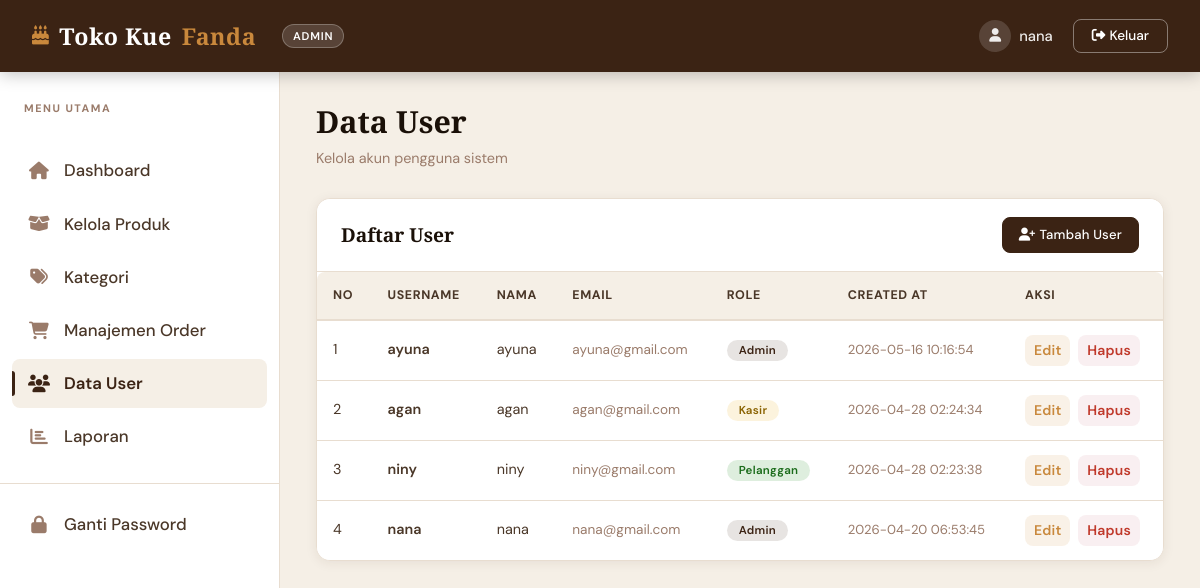
The page /admin/user.php (signed in) on the database its author committed.
### tables this page shows
CREATE TABLE `user` (
  `user_id` int(11) NOT NULL,
  `nama` varchar(100) NOT NULL,
  `username` varchar(50) NOT NULL,
  `password` varchar(225) NOT NULL,
  `email` varchar(100) NOT NULL,
  `role` enum('admin','kasir','pelanggan','') NOT NULL,
  `status` enum('aktif','nonaktif','','') NOT NULL,
  `created_at` timestamp NOT NULL DEFAULT current_timestamp()
);

### admin/user.php (the view, shortened to what this page needs)
<?php
include 'header.php';
include '../koneksi.php';
?>
<div class="page-title">
    <h2>Data User</h2>
    <p>Kelola akun pengguna sistem</p>
</div>
<div class="card">
    <div class="card-header">
        <h5>Daftar User</h5>
        <a href="user_tambah.php" class="btn btn-primary btn-sm">
            <i class="fas fa-user-plus me-1"></i>Tambah User
        </a>
    </div>
    <div class="card-body" style="padding:0 !important;">
        <table class="table table-hover mb-0">
            <thead>
                <tr>
                    <th>No</th>
                    <th>Username</th>
                    <th>Nama</th>
                    <th>Email</th>
                    <th>Role</th>
                    <th>Created At</th>
                    <th>Aksi</th>
                </tr>
            </thead>
            <tbody>
                <?php
                $data = mysqli_query($koneksi, "SELECT * FROM user ORDER BY user_id DESC");
                $no = 1;
                while ($d = mysqli_fetch_array($data)):
                    $role = strtolower($d['role']);
                    $role_class = $role == 'admin' ? 'bg-primary' : ($role == 'kasir' ? 'bg-warning text-dark' : 'bg-success');
                ?>
                <tr>
                    <td><?= $no++ ?></td>
                    <td style="font-weight:600;"><?= htmlspecialchars($d['username']) ?></td>
                    <td><?= htmlspecialchars($d['nama'] ?? '-') ?></td>
                    <td style="color:var(--text-muted);font-size:.85rem;"><?= htmlspecialchars($d['email']) ?></td>
                    <td><span class="badge <?= $role_class ?>"><?= ucfirst($role) ?></span></td>
                    <td style="font-size:.82rem;color:var(--text-muted);"><?= $d['created_at'] ?></td>
                    <td>
                        <a href="user_edit.php?id=<?= $d['user_id'] ?>" class="btn btn-sm btn-info me-1">Edit</a>
                        <a href="user_hapus.php?id=<?= $d['user_id'] ?>" class="btn btn-sm btn-danger"
                           onclick="return confirm('Yakin ingin menghapus user ini?')">Hapus</a>
                    </td>
                </tr>
                <?php endwhile; ?>
            </tbody>
        </table>
    </div>
</div>
<?php include 'footer.php'; ?>

### admin/style.css (style rules this page uses)
:root { --brown-dark: #3B2314; --brown-mid: #5C3D2E; --brown-light: #8B5E3C; --cream-bg: #F5EFE6; --cream-card: #FDF9F4; --cream-border: #E8DDD0; --accent-gold: #C9883C; --accent-rose: #C97B8C; --text-dark: #1A1008; --text-mid: #4A3728; --text-muted: #9A7B6A; --sidebar-w: 280px; --topbar-h: 72px; --radius: 14px; --radius-sm: 8px; --shadow: 0 4px 24px rgba(59,35,20,.10); --shadow-card: 0 2px 12px rgba(59,35,20,.08); --transition: all .25s cubic-bezier(.4,0,.2,1); }
*, *::before, *::after { box-sizing: border-box; margin: 0; padding: 0; }
html { scroll-behavior: smooth; }
body { font-family: 'DM Sans', sans-serif; background: var(--cream-bg); color: var(--text-dark); min-height: 100vh; overflow-x: hidden; }
.page-title { margin-bottom: 28px; }
.page-title h2 { font-family: 'Playfair Display', serif; font-size: 1.9rem; font-weight: 700; color: var(--text-dark); line-height: 1.2; }
.page-title p { color: var(--text-muted); font-size: .9rem; margin-top: 4px; }
.card { border: 1px solid var(--cream-border) !important; border-radius: var(--radius) !important; background: #fff !important; box-shadow: var(--shadow-card) !important; overflow: hidden; animation: fadeSlideUp .4s ease both; }
.card-header { background: #fff !important; border-bottom: 1px solid var(--cream-border) !important; padding: 18px 24px !important; display: flex; align-items: center; justify-content: space-between; }
.card-header h5 { font-family: 'Playfair Display', serif; font-size: 1.2rem; font-weight: 700; color: var(--text-dark) !important; margin: 0; }
.card-body { padding: 24px !important; }
.table { width: 100%; border-collapse: separate; border-spacing: 0; }
.table thead th { background: var(--cream-bg) !important; color: var(--text-mid) !important; font-size: .78rem !important; font-weight: 700 !important; letter-spacing: .6px !important; text-transform: uppercase !important; padding: 14px 16px !important; border-top: none !important; border-bottom: 2px solid var(--cream-border) !important; }
.table thead th:first-child { border-radius: var(--radius-sm) 0 0 0; }
.table thead th:last-child { border-radius: 0 var(--radius-sm) 0 0; }
.table tbody tr { transition: background .18s; }
.table tbody td { padding: 14px 16px !important; vertical-align: middle !important; border-bottom: 1px solid var(--cream-border) !important; border-top: none !important; color: var(--text-mid); font-size: .9rem; background: #fff !important; }
.table tbody tr:last-child td { border-bottom: none !important; }
.btn { font-family: 'DM Sans', sans-serif !important; font-weight: 500 !important; border-radius: var(--radius-sm) !important; transition: var(--transition) !important; letter-spacing: .2px; }
.btn-primary { background: var(--brown-dark) !important; border-color: var(--brown-dark) !important; color: #fff !important; }
.btn-info { background: rgba(201,136,60,.12) !important; border-color: transparent !important; color: var(--accent-gold) !important; font-weight: 600 !important; }
.btn-danger { background: rgba(201,123,140,.12) !important; border-color: transparent !important; color: #c0392b !important; font-weight: 600 !important; }
.card-header .btn { font-size: .82rem !important; padding: 7px 16px !important; border-radius: 8px !important; }
.badge { font-family: 'DM Sans', sans-serif !important; font-weight: 600 !important; font-size: .72rem !important; letter-spacing: .3px; padding: 5px 12px !important; border-radius: 20px !important; }
.badge.bg-warning { background: rgba(240,196,86,.2) !important; color: #8a6200 !important; }
.badge.bg-success { background: rgba(34,139,34,.15) !important; color: #1a6b1a !important; }
.badge.bg-primary { background: rgba(59,35,20,.12) !important; color: var(--brown-dark) !important; }
.badge.text-dark { color: #8a6200 !important; }
.table tbody tr { animation: fadeIn .3s ease both; }
.table tbody tr:nth-child(1) { animation-delay: .04s; }
.table tbody tr:nth-child(2) { animation-delay: .08s; }
.table tbody tr:nth-child(3) { animation-delay: .12s; }
.table tbody tr:nth-child(4) { animation-delay: .16s; }
body { background: var(--cream-bg) !important; }

### rows shown on the page
user: username "ayuna", nama "ayuna", email "ayuna@gmail.com", role "Admin", created_at "2026-05-16 10:16:54"
user: username "agan", nama "agan", email "agan@gmail.com", role "Kasir", created_at "2026-04-28 02:24:34"
user: username "niny", nama "niny", email "niny@gmail.com", role "Pelanggan", created_at "2026-04-28 02:23:38"
user: username "nana", nama "nana", email "nana@gmail.com", role "Admin", created_at "2026-04-20 06:53:45"

### other values the page prints
$_SESSION['username'] "nana"
